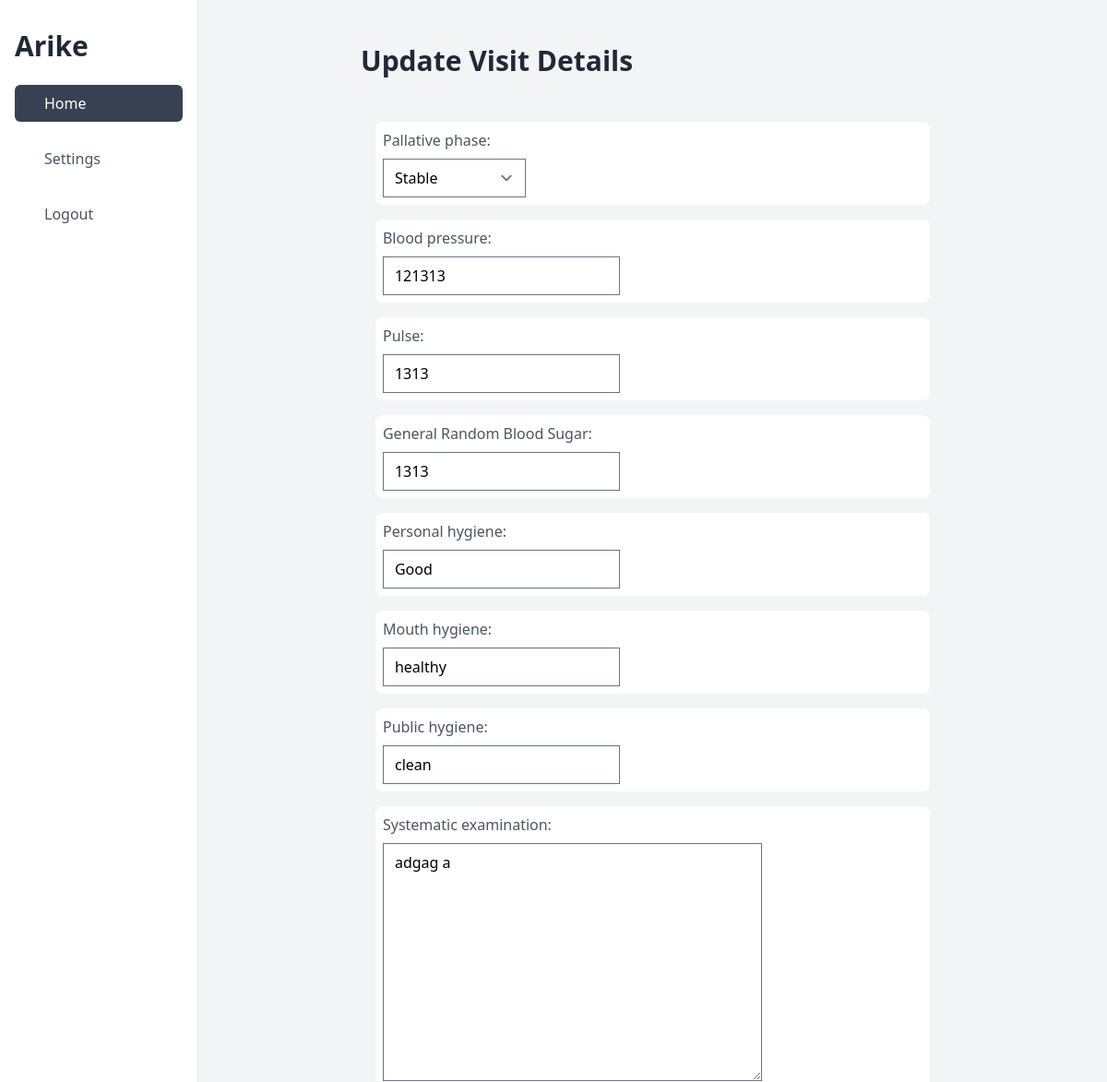
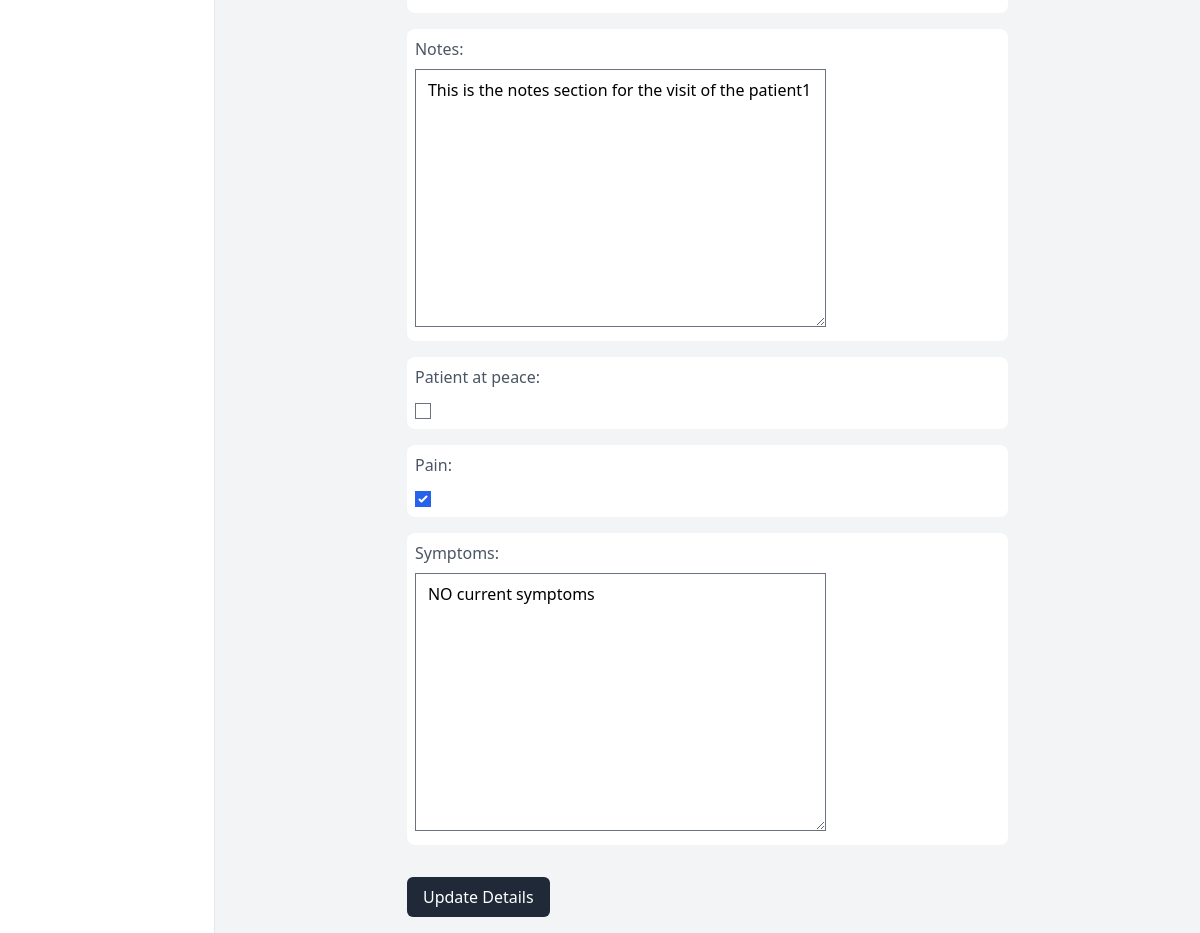
The app's page /update/visitdetails/2 with its own data (2 pictures, top to bottom).
### apps/models.py (models this page shows)
class VisitDetails(models.Model):
    pallative_phase = models.CharField(
        max_length=100, choices=PALLIATIVE_PHASES, default=PALLIATIVE_PHASES[0][1]
    )
    blood_pressure = models.IntegerField()
    pulse = models.IntegerField()
    General_Random_Blood_Sugar = models.CharField(max_length=6)
    Personal_hygiene = models.CharField(max_length=100)
    Mouth_hygiene = models.CharField(max_length=100)
    Public_hygiene = models.CharField(max_length=100)
    systematic_examination = models.TextField()
    patient_at_peace = models.BooleanField(default=True)
    pain = models.BooleanField(default=True)
    symptoms = models.TextField()
    visit_schedule = models.ForeignKey(
        VisitSchedule, on_delete=models.PROTECT, null=True
    )
    notes = models.TextField(null=True)
    created_at = models.DateTimeField(auto_now_add=True)
    updated_at = models.DateTimeField(auto_now=True)
    deleted = models.BooleanField(default=False)

### apps/views.py (the view, shortened to what this page needs)
# urls.py: path("update/visitdetails/<pk>", VisitDetailsUpdateView.as_view()),
class VisitDetailsUpdateView(UpdateView):
    model = VisitDetails
    form_class = VisitDetailsForm
    template_name = "VisitDetails/update.html"
    success_url = "/list/visitschedule"

### apps/views.py
class VisitDetailsForm(ModelForm):
    class Meta:
        model = VisitDetails
        fields = [
            "pallative_phase",
            "blood_pressure",
            "pulse",
            "General_Random_Blood_Sugar",
            "Personal_hygiene",
            "Mouth_hygiene",
            "Public_hygiene",
            "systematic_examination",
            "notes",
            "patient_at_peace",
            "pain",
            "symptoms",
        ]

### templates/VisitDetails/update.html (shortened to what this page needs)
{% extends "base_dashboard.html" %}
{% block content %}
    <div class="flex my-8">
        <h1 class="text-3xl font-bold text-gray-800">Update Visit Details</h1>
    </div>
    <form action="" method="post">
        <div class="">
            {% for field in form %}
                <div class="fieldWrapper m-4">
                    <div class="bg-white rounded-lg px-2 py-2">
                        <div class="text-l font-regular text-gray-600 mb-2">{{ field.label_tag }}</div>
                        <div>{{ field }}</div>
                    </div>
                </div>
            {% endfor %}
        </div>
        <div class="text-left mt-8 ml-4">
            <Button class="bg-gray-800 px-4 text-white p-2 rounded-md " type="submit">Update Details</Button>
        </div>
    </form>
{% endblock content %}

### records on screen
VisitDetails: form "Stable" "121313" "1313" "1313" "Good" "healthy" "clean" "adgag a" "This is the notes section for the visit of the patient1" "☑" "NO current symptoms"

### other values on screen
{{ field.label_tag }} "Pallative phase:" "Blood pressure:" "Pulse:" "General Random Blood Sugar:" "Personal hygiene:" "Mouth hygiene:" "Public hygiene:" "Systematic examination:" "Notes:" "Patient at peace:" "Pain:" "Symptoms:"
